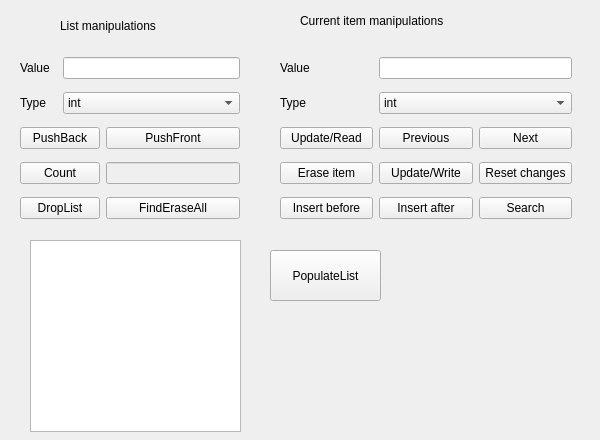
<?xml version="1.0" encoding="UTF-8"?>
<ui version="4.0">
 <class>MainWindow</class>
 <widget class="QMainWindow" name="MainWindow">
  <property name="geometry">
   <rect>
    <x>0</x>
    <y>0</y>
    <width>600</width>
    <height>440</height>
   </rect>
  </property>
  <property name="sizePolicy">
   <sizepolicy hsizetype="Preferred" vsizetype="Preferred">
    <horstretch>0</horstretch>
    <verstretch>0</verstretch>
   </sizepolicy>
  </property>
  <property name="maximumSize">
   <size>
    <width>600</width>
    <height>1200</height>
   </size>
  </property>
  <property name="windowTitle">
   <string>MainWindow</string>
  </property>
  <widget class="QWidget" name="centralwidget">
   <property name="enabled">
    <bool>true</bool>
   </property>
   <widget class="QLabel" name="label_3">
    <property name="geometry">
     <rect>
      <x>300</x>
      <y>0</y>
      <width>241</width>
      <height>41</height>
     </rect>
    </property>
    <property name="text">
     <string>Current item manipulations</string>
    </property>
   </widget>
   <widget class="QLabel" name="label_6">
    <property name="geometry">
     <rect>
      <x>60</x>
      <y>10</y>
      <width>191</width>
      <height>31</height>
     </rect>
    </property>
    <property name="text">
     <string>List manipulations</string>
    </property>
   </widget>
   <widget class="QWidget" name="layoutWidget">
    <property name="geometry">
     <rect>
      <x>280</x>
      <y>50</y>
      <width>292</width>
      <height>176</height>
     </rect>
    </property>
    <layout class="QGridLayout" name="gridLayout">
     <item row="0" column="0">
      <widget class="QLabel" name="label">
       <property name="text">
        <string>Value</string>
       </property>
      </widget>
     </item>
     <item row="0" column="1" colspan="2">
      <widget class="QLineEdit" name="CurrentValue"/>
     </item>
     <item row="1" column="0">
      <widget class="QLabel" name="label_2">
       <property name="text">
        <string>Type</string>
       </property>
      </widget>
     </item>
     <item row="1" column="1" colspan="2">
      <widget class="QComboBox" name="CurrentType">
       <item>
        <property name="text">
         <string>int</string>
        </property>
       </item>
       <item>
        <property name="text">
         <string>double</string>
        </property>
       </item>
       <item>
        <property name="text">
         <string>string</string>
        </property>
       </item>
      </widget>
     </item>
     <item row="2" column="0">
      <widget class="QPushButton" name="Read">
       <property name="text">
        <string>Update/Read</string>
       </property>
      </widget>
     </item>
     <item row="2" column="1">
      <widget class="QPushButton" name="Prev">
       <property name="text">
        <string>Previous</string>
       </property>
      </widget>
     </item>
     <item row="2" column="2">
      <widget class="QPushButton" name="Next">
       <property name="text">
        <string>Next</string>
       </property>
      </widget>
     </item>
     <item row="3" column="0">
      <widget class="QPushButton" name="Erase">
       <property name="text">
        <string>Erase item</string>
       </property>
      </widget>
     </item>
     <item row="3" column="1">
      <widget class="QPushButton" name="Write">
       <property name="text">
        <string>Update/Write</string>
       </property>
      </widget>
     </item>
     <item row="3" column="2">
      <widget class="QPushButton" name="Reset">
       <property name="text">
        <string>Reset changes</string>
       </property>
      </widget>
     </item>
     <item row="4" column="0">
      <widget class="QPushButton" name="InsertBefore">
       <property name="text">
        <string>Insert before</string>
       </property>
      </widget>
     </item>
     <item row="4" column="1">
      <widget class="QPushButton" name="InsertAfter">
       <property name="text">
        <string>Insert after</string>
       </property>
      </widget>
     </item>
     <item row="4" column="2">
      <widget class="QPushButton" name="Search">
       <property name="text">
        <string>Search</string>
       </property>
      </widget>
     </item>
    </layout>
   </widget>
   <widget class="QWidget" name="layoutWidget">
    <property name="geometry">
     <rect>
      <x>20</x>
      <y>50</y>
      <width>220</width>
      <height>176</height>
     </rect>
    </property>
    <layout class="QGridLayout" name="gridLayout_2">
     <item row="3" column="0" colspan="2">
      <widget class="QPushButton" name="Count">
       <property name="text">
        <string>Count</string>
       </property>
      </widget>
     </item>
     <item row="0" column="1" colspan="2">
      <widget class="QLineEdit" name="NewItemValue"/>
     </item>
     <item row="2" column="2">
      <widget class="QPushButton" name="PushFront">
       <property name="text">
        <string>PushFront</string>
       </property>
      </widget>
     </item>
     <item row="0" column="0">
      <widget class="QLabel" name="label_4">
       <property name="text">
        <string>Value</string>
       </property>
      </widget>
     </item>
     <item row="4" column="0" colspan="2">
      <widget class="QPushButton" name="DropList">
       <property name="text">
        <string>DropList</string>
       </property>
      </widget>
     </item>
     <item row="2" column="0" colspan="2">
      <widget class="QPushButton" name="PushBack">
       <property name="text">
        <string>PushBack</string>
       </property>
      </widget>
     </item>
     <item row="3" column="2">
      <widget class="QLineEdit" name="countView">
       <property name="enabled">
        <bool>false</bool>
       </property>
      </widget>
     </item>
     <item row="1" column="0">
      <widget class="QLabel" name="label_5">
       <property name="text">
        <string>Type</string>
       </property>
      </widget>
     </item>
     <item row="4" column="2">
      <widget class="QPushButton" name="FindErase">
       <property name="text">
        <string>FindEraseAll</string>
       </property>
      </widget>
     </item>
     <item row="1" column="1" colspan="2">
      <widget class="QComboBox" name="NewType">
       <item>
        <property name="text">
         <string>int</string>
        </property>
       </item>
       <item>
        <property name="text">
         <string>double</string>
        </property>
       </item>
       <item>
        <property name="text">
         <string>string</string>
        </property>
       </item>
      </widget>
     </item>
    </layout>
   </widget>
   <widget class="QTableWidget" name="tableWidget">
    <property name="geometry">
     <rect>
      <x>30</x>
      <y>240</y>
      <width>211</width>
      <height>192</height>
     </rect>
    </property>
    <property name="baseSize">
     <size>
      <width>0</width>
      <height>0</height>
     </size>
    </property>
    <property name="rowCount">
     <number>0</number>
    </property>
    <property name="columnCount">
     <number>2</number>
    </property>
    <attribute name="horizontalHeaderVisible">
     <bool>false</bool>
    </attribute>
    <attribute name="verticalHeaderVisible">
     <bool>false</bool>
    </attribute>
    <column/>
    <column/>
   </widget>
   <widget class="QPushButton" name="PopulateList">
    <property name="geometry">
     <rect>
      <x>270</x>
      <y>250</y>
      <width>111</width>
      <height>51</height>
     </rect>
    </property>
    <property name="text">
     <string>PopulateList</string>
    </property>
   </widget>
  </widget>
 </widget>
 <resources/>
 <connections/>
</ui>
